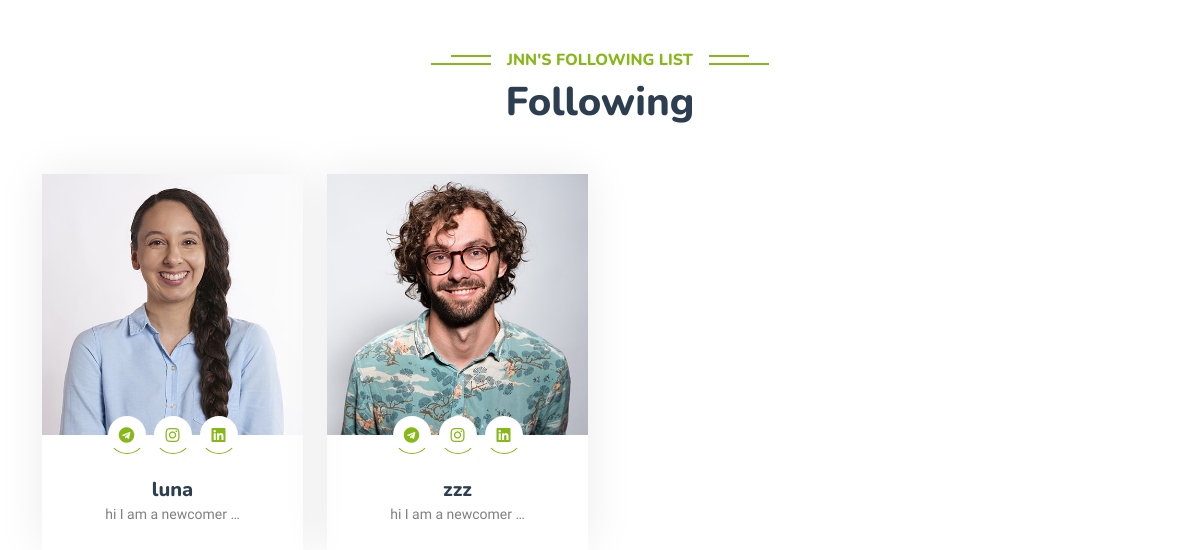
Screenshot of /following/jnn with the database file from the repository.
### user_module/models.py (models this page shows, shortened)
class User(AbstractUser):
    phone = models.IntegerField(verbose_name='your number', null=True, blank=True)
    email_active_code = models.CharField(max_length=100)
    following = models.ManyToManyField('self', through='Contact', related_name='followers', symmetrical=False)
    class Meta:
        verbose_name = 'user'
        verbose_name_plural = 'users'

### profile_module/models.py (models this page shows, shortened)
class Profile(models.Model):
    user = models.OneToOneField(User, on_delete=models.CASCADE, related_name='user_profile', blank=False, verbose_name='user')
    avatar = models.ImageField(upload_to='avatars', verbose_name='profile picture', null=True, blank=True)
    telegram = models.CharField(max_length=50, verbose_name='telegram link', null=True, blank=True)
    instagram = models.CharField(max_length=50, verbose_name='instagram link', null=True, blank=True)
    linkedin = models.CharField(max_length=50, verbose_name='linked-in link', null=True, blank=True)
    job = models.CharField(max_length=50, verbose_name='your job', null=True, blank=True)
    about = models.TextField(verbose_name='about you', null=True, blank=True)
    activity_score = models.PositiveIntegerField(verbose_name='activity score', default=0)
    saved_articles = models.ManyToManyField(Article, related_name='saved_by')
    liked_posts = models.ManyToManyField(Post, related_name='liked_by')
    class Meta:
        verbose_name = 'profile'
        verbose_name_plural = 'profiles'

### profile_module/views.py (the view)
# urls.py: path('following/<username>', views.display_following, name='display-following-page'),
def display_following(request, username):
    user = User.objects.get(username=username, is_active=True)
    following_obj = Contact.objects.filter(user_from_id=user.id).all()
    followings = []
    for following in following_obj:
        followings.append(following.user_to)
    return render(request, 'user-contacts/user-following.html', {'followings': followings, 'username': user.username})

### profile_module/templates/user-contacts/user-following.html (shortened to what this page needs)
{% extends 'base.html' %}
{% load thumbnail %}
{% block content %}
    <div class="container-xxl py-5">
        <div class="container">
            <div class="text-center wow fadeInUp" data-wow-delay="0.1s"
                 style="visibility: visible; animation-delay: 0.1s; animation-name: fadeInUp;">
                <h6 class="section-title bg-white text-center text-primary px-3">{{ username }}'s following list</h6>
                <h1 class="mb-5">Following</h1>
            </div>
            <div class="row g-4">
                {% for following in followings %}
                    <div class="col-lg-3 col-md-6 wow fadeInUp" data-wow-delay="0.1s"
                         style="visibility: visible; animation-delay: 0.1s; animation-name: fadeInUp;">
                        <div class="team-item">
                            <div class="overflow-hidden">
                                {% thumbnail following.user_profile.avatar "400x400" crop="center" as im %}
                                    <img class="img-fluid" src="{{ im.url }}" alt="">
                                {% endthumbnail %}
                            </div>
                            <div class="position-relative d-flex justify-content-center" style="margin-top: -19px;">
                                <a class="btn btn-square mx-1" href=""><i class="fab fa-telegram"></i></a>
                                <a class="btn btn-square mx-1" href=""><i class="fab fa-instagram"></i></a>
                                <a class="btn btn-square mx-1" href=""><i class="fab fa-linkedin"></i></a>
                            </div>
                            <a style="color: gray" href="{% url 'user-info' following.username %}">
                                <div class="text-center p-4">
                                    <h5 class="mb-0">{{ following.username }}</h5>
                                    <small>{{ following.user_profile.about | truncatewords:5 }}</small>
                                </div>
                            </a>
                        </div>
                    </div>
                {% endfor %}
            </div>
        </div>
    </div>
{% endblock %}

### static/css/style.css (style rules this page uses)
:root { --primary: #86B817; --secondary: #FE8800; --light: #F5F5F5; --dark: #14141F; }
.btn { font-family: 'Nunito', sans-serif; font-weight: 600; transition: .5s; }
.btn-square { width: 38px; height: 38px; }
.btn-square, .btn-sm-square, .btn-lg-square { padding: 0; display: flex; align-items: center; justify-content: center; font-weight: normal; border-radius: 0px; }
.section-title { position: relative; display: inline-block; text-transform: uppercase; }
.section-title::before { position: absolute; content: ""; width: calc(100% + 80px); height: 2px; top: 4px; left: -40px; background: var(--primary); z-index: -1; }
.section-title::after { position: absolute; content: ""; width: calc(100% + 120px); height: 2px; bottom: 5px; left: -60px; background: var(--primary); z-index: -1; }
.team-item { box-shadow: 0 0 45px rgba(0, 0, 0, .08); }
.team-item img { transition: .5s; }
.team-item .btn { background: #FFFFFF; color: var(--primary); border-radius: 20px; border-bottom: 1px solid var(--primary); }

### rows the page displays
User: username "JNN"
User: shows a picture, username "luna", user_profile.about "hi I am a newcomer …"
User: shows a picture, username "zzz", user_profile.about "hi I am a newcomer …"
